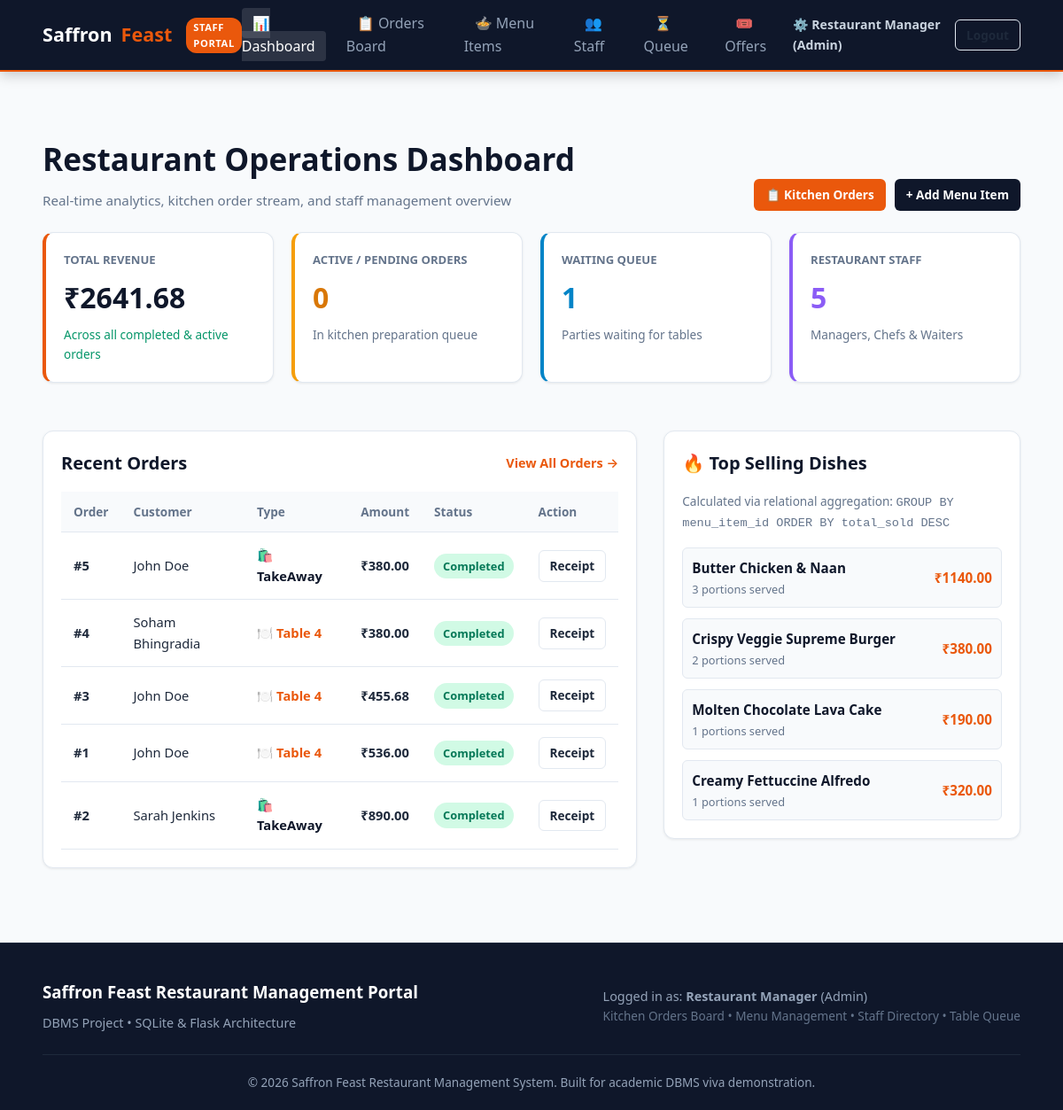
The page /admin (signed in) on the database as committed earlier.
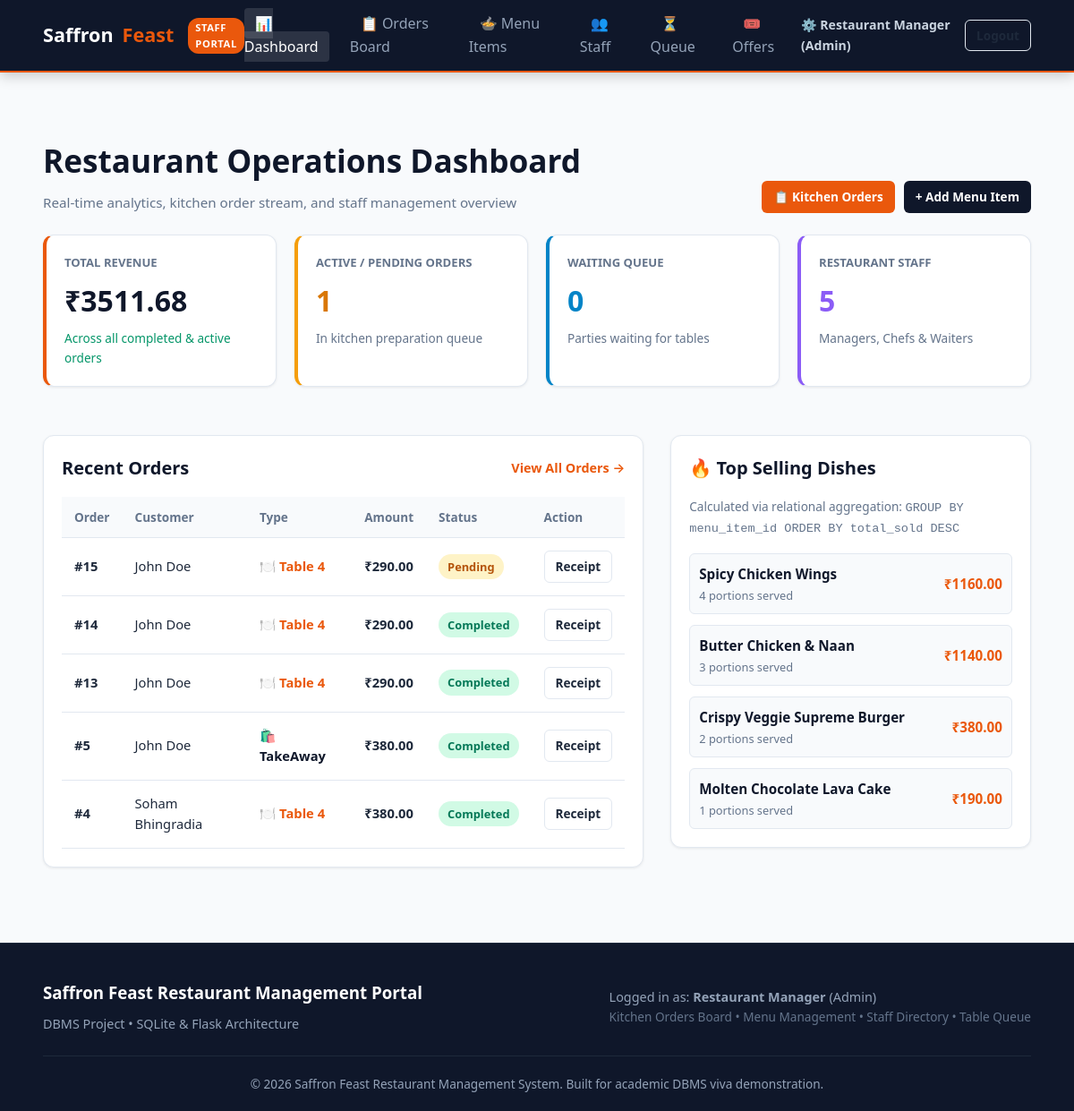
The same page on the database as committed later.
### tables this page shows
CREATE TABLE orders (
    id INTEGER PRIMARY KEY AUTOINCREMENT,
    customer_id INTEGER NOT NULL,
    order_type TEXT CHECK(order_type IN ('DineIn', 'TakeAway')) NOT NULL,
    table_number INTEGER, -- NULL for TakeAway, integer for DineIn
    total_amount REAL NOT NULL,
    discount_amount REAL DEFAULT 0,
    final_amount REAL NOT NULL,
    status TEXT CHECK(status IN ('Pending', 'Preparing', 'Ready', 'Completed', 'Cancelled')) DEFAULT 'Pending',
    offer_code TEXT,
    special_instructions TEXT,
    created_at TIMESTAMP DEFAULT CURRENT_TIMESTAMP,
    FOREIGN KEY (customer_id) REFERENCES users(id) ON DELETE CASCADE
);

CREATE TABLE users (
    id INTEGER PRIMARY KEY AUTOINCREMENT,
    name TEXT NOT NULL,
    email TEXT UNIQUE NOT NULL,
    password TEXT NOT NULL,
    phone TEXT,
    role TEXT CHECK(role IN ('customer', 'admin', 'staff')) DEFAULT 'customer',
    created_at TIMESTAMP DEFAULT CURRENT_TIMESTAMP
);

CREATE TABLE menu_items (
    id INTEGER PRIMARY KEY AUTOINCREMENT,
    category_id INTEGER NOT NULL,
    name TEXT NOT NULL,
    description TEXT,
    price REAL NOT NULL CHECK(price > 0),
    diet_type TEXT CHECK(diet_type IN ('veg', 'non-veg')) DEFAULT 'veg',
    is_spicy_customizable INTEGER DEFAULT 1, -- 1: Yes, 0: No
    default_spice_level TEXT CHECK(default_spice_level IN ('Mild', 'Medium', 'Spicy', 'Extra Spicy')) DEFAULT 'Medium',
    image_url TEXT,
    is_available INTEGER DEFAULT 1, -- 1: Available, 0: Out of stock
    FOREIGN KEY (category_id) REFERENCES categories(id) ON DELETE CASCADE
);

### app.py (the view)
@app.route('/admin')
@admin_required
def admin_dashboard():
    conn = get_db()
    total_orders = conn.execute("SELECT COUNT(*) FROM orders").fetchone()[0]
    total_revenue = conn.execute("SELECT SUM(final_amount) FROM orders WHERE status != 'Cancelled'").fetchone()[0] or 0.0
    pending_orders = conn.execute("SELECT COUNT(*) FROM orders WHERE status IN ('Pending', 'Preparing')").fetchone()[0]
    active_queue = conn.execute("SELECT COUNT(*) FROM queue WHERE status = 'Waiting'").fetchone()[0]
    staff_count = conn.execute("SELECT COUNT(*) FROM staff").fetchone()[0]
    recent_orders = conn.execute("""
        SELECT o.*, u.name as customer_name
        FROM orders o
        JOIN users u ON o.customer_id = u.id
        ORDER BY o.created_at DESC LIMIT 5
    """).fetchall()
    popular_dishes = conn.execute("""
        SELECT m.name, SUM(oi.quantity) as total_sold, SUM(oi.item_total) as revenue
        FROM order_items oi
        JOIN menu_items m ON oi.menu_item_id = m.id
        GROUP BY oi.menu_item_id
        ORDER BY total_sold DESC LIMIT 4
    """).fetchall()
    conn.close()
    return render_template('admin/dashboard.html',
                           total_orders=total_orders,
                           total_revenue=round(total_revenue, 2),
                           pending_orders=pending_orders,
                           active_queue=active_queue,
                           staff_count=staff_count,
                           recent_orders=recent_orders,
                           popular_dishes=popular_dishes)

### app.py (called while the page is built)
def admin_required(f):
    @wraps(f)
    def decorated_function(*args, **kwargs):
        if 'user_id' not in session or session.get('user_role') not in ['admin', 'staff']:
            flash('Staff or Admin access required.', 'danger')
            return redirect(url_for('login'))
        return f(*args, **kwargs)
    return decorated_function

@app.context_processor
def inject_global_data():
    cart_count = 0
    if 'cart' in session:
        cart_count = sum(item.get('quantity', 1) for item in session['cart'].values())
    return {
        'current_user': {
            'id': session.get('user_id'),
            'name': session.get('user_name'),
            'role': session.get('user_role'),
            'email': session.get('user_email')
        },
        'cart_count': cart_count
    }

### database.py (called while the page is built)
def get_db():
    conn = sqlite3.connect(DATABASE_PATH)
    conn.row_factory = sqlite3.Row
    conn.execute("PRAGMA foreign_keys = ON;")
    return conn

### templates/admin/dashboard.html (shortened to what the changed rows need)
{% extends 'base.html' %}
{% block content %}
<div class="container">
  <div class="section-header">
    <div>
      <h1 style="font-size: 2.2rem; font-weight: 800; color: var(--secondary); margin-bottom: 6px;">
        Restaurant Operations Dashboard
      </h1>
    </div>
  </div>
  <div class="grid-4" style="margin-bottom: 30px;">
    <div class="admin-card" style="border-left: 4px solid var(--primary);">
      <div style="font-size: 0.82rem; font-weight: 700; color: var(--text-muted); text-transform: uppercase;">
        Total Revenue
      </div>
      <div style="font-size: 2rem; font-weight: 800; color: var(--secondary); margin: 6px 0;">
        ₹{{ "%.2f"|format(total_revenue) }}
      </div>
      <div style="font-size: 0.85rem; color: #059669;">Across all completed & active orders</div>
    </div>
    <div class="admin-card" style="border-left: 4px solid #f59e0b;">
      <div style="font-size: 0.82rem; font-weight: 700; color: var(--text-muted); text-transform: uppercase;">
        Active / Pending Orders
      </div>
      <div style="font-size: 2rem; font-weight: 800; color: #d97706; margin: 6px 0;">
        {{ pending_orders }}
      </div>
      <div style="font-size: 0.85rem; color: var(--text-muted);">In kitchen preparation queue</div>
    </div>
    <div class="admin-card" style="border-left: 4px solid #0284c7;">
      <div style="font-size: 0.82rem; font-weight: 700; color: var(--text-muted); text-transform: uppercase;">
        Waiting Queue
      </div>
      <div style="font-size: 2rem; font-weight: 800; color: #0284c7; margin: 6px 0;">
        {{ active_queue }}
      </div>
      <div style="font-size: 0.85rem; color: var(--text-muted);">Parties waiting for tables</div>
    </div>
  </div>
  <div style="display: grid; grid-template-columns: 2fr 1.2fr; gap: 30px; align-items: flex-start;">
    <div class="admin-card">
      {% if recent_orders %}
      <div style="overflow-x: auto;">
        <table class="admin-table">
          <thead>
            <tr>
              <th>Order</th>
              <th>Customer</th>
              <th>Type</th>
              <th>Amount</th>
              <th>Status</th>
              <th>Action</th>
            </tr>
          </thead>
          <tbody>
            {% for ord in recent_orders %}
            <tr>
              <td><strong>#{{ ord.id }}</strong></td>
              <td>{{ ord.customer_name }}</td>
              <td>
                {% if ord.order_type == 'DineIn' %}
                  <span style="font-weight: 600; color: var(--primary);">🍽️ Table {{ ord.table_number }}</span>
                {% else %}
                  <span style="font-weight: 600; color: var(--secondary);">🛍️ TakeAway</span>
                {% endif %}
              </td>
              <td style="font-weight: 700;">₹{{ "%.2f"|format(ord.final_amount) }}</td>
              <td>
                <span class="badge badge-status status-{{ ord.status|lower }}">{{ ord.status }}</span>
              </td>
              <td>
                <a href="{{ url_for('check_bill', order_id=ord.id) }}" class="btn btn-outline btn-sm">Receipt</a>
              </td>
            </tr>
            {% endfor %}
          </tbody>
        </table>
      </div>
      {% else %}
        <p style="color: var(--text-muted); padding: 20px 0; text-align: center;">No orders recorded yet.</p>
      {% endif %}
    </div>
    <div class="admin-card">
      {% if popular_dishes %}
      <div style="display: flex; flex-direction: column; gap: 12px;">
        {% for dish in popular_dishes %}
        <div style="display: flex; justify-content: space-between; align-items: center; padding: 10px; background: #f8fafc; border-radius: var(--radius-sm); border: 1px solid var(--border-color);">
          <div>
            <strong style="color: var(--secondary); font-size: 0.95rem;">{{ dish.name }}</strong>
            <div style="font-size: 0.8rem; color: var(--text-muted);">{{ dish.total_sold }} portions served</div>
          </div>
          <div style="font-weight: 700; color: var(--primary); font-size: 0.95rem;">
            ₹{{ "%.2f"|format(dish.revenue) }}
          </div>
        </div>
        {% endfor %}
      </div>
      {% else %}
        <p style="color: var(--text-muted);">No sales data available yet.</p>
      {% endif %}
    </div>
  </div>
</div>
{% endblock %}

Rows that differ between the two databases and show on the page:
no longer on this page (row unchanged): orders: id "3", customer_name "John Doe", table_number "4", final_amount "455.68", status "Completed"
no longer on this page (row unchanged): orders: id "1", customer_name "John Doe", table_number "4", final_amount "536.00", status "Completed"
no longer on this page (row unchanged): orders: id "2", customer_name "Sarah Jenkins", order_type "🛍️ TakeAway", final_amount "890.00", status "Completed"
no longer on this page (row edited): menu_items: name "Creamy Fettuccine Alfredo", total_sold "1", revenue "320.00"
added orders: id "15", customer_name "John Doe", table_number "4", final_amount "290.00", status "Pending"
added orders: id "14", customer_name "John Doe", table_number "4", final_amount "290.00", status "Completed"
added orders: id "13", customer_name "John Doe", table_number "4", final_amount "290.00", status "Completed"
now on this page (row edited): menu_items: name "Spicy Chicken Wings", total_sold "4", revenue "1160.00"
Other text that changed with them:
{{ "%.2f"|format(total_revenue) }}: "2641.68" → "3511.68"
{{ pending_orders }}: "0" → "1"
{{ active_queue }}: "1" → "0"
